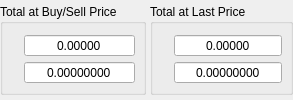
      <widget class="QWidget" name="balanceTotalWidget" native="true">
       <property name="sizePolicy">
        <sizepolicy hsizetype="Ignored" vsizetype="Preferred">
         <horstretch>0</horstretch>
         <verstretch>0</verstretch>
        </sizepolicy>
       </property>
       <layout class="QGridLayout" name="gridLayout_30">
        <property name="margin">
         <number>0</number>
        </property>
        <property name="spacing">
         <number>4</number>
        </property>
        <item row="0" column="0">
         <widget class="QGroupBox" name="totalAtBuySellGroupBox">
          <property name="sizePolicy">
           <sizepolicy hsizetype="Maximum" vsizetype="Maximum">
            <horstretch>0</horstretch>
            <verstretch>0</verstretch>
           </sizepolicy>
          </property>
          <property name="maximumSize">
           <size>
            <width>16777215</width>
            <height>16777215</height>
           </size>
          </property>
          <property name="accessibleName">
           <string>BALANCE_TOTAL_AT_BUYSELL</string>
          </property>
          <property name="accessibleDescription">
           <string/>
          </property>
          <property name="title">
           <string>Total at Buy/Sell Price</string>
          </property>
          <layout class="QGridLayout" name="gridLayout_28">
           <property name="leftMargin">
            <number>8</number>
           </property>
           <property name="topMargin">
            <number>10</number>
           </property>
           <property name="rightMargin">
            <number>8</number>
           </property>
           <property name="bottomMargin">
            <number>8</number>
           </property>
           <property name="spacing">
            <number>4</number>
           </property>
           <item row="0" column="0">
            <widget class="QLabel" name="usdLabel1_3">
             <property name="sizePolicy">
              <sizepolicy hsizetype="Maximum" vsizetype="Preferred">
               <horstretch>0</horstretch>
               <verstretch>0</verstretch>
              </sizepolicy>
             </property>
             <property name="font">
              <font>
               <pointsize>11</pointsize>
               <weight>50</weight>
               <bold>false</bold>
              </font>
             </property>
             <property name="accessibleDescription">
              <string>USD_ICON</string>
             </property>
             <property name="styleSheet">
              <string notr="true">color: darkgreen</string>
             </property>
             <property name="text">
              <string/>
             </property>
             <property name="alignment">
              <set>Qt::AlignCenter</set>
             </property>
            </widget>
           </item>
           <item row="0" column="1">
            <widget class="QDoubleSpinBox" name="ruleAmountToReceiveValue">
             <property name="sizePolicy">
              <sizepolicy hsizetype="Expanding" vsizetype="Fixed">
               <horstretch>0</horstretch>
               <verstretch>0</verstretch>
              </sizepolicy>
             </property>
             <property name="minimumSize">
              <size>
               <width>90</width>
               <height>0</height>
              </size>
             </property>
             <property name="accessibleName">
              <string>USD</string>
             </property>
             <property name="accessibleDescription">
              <string>CAN_BE_ZERO</string>
             </property>
             <property name="alignment">
              <set>Qt::AlignCenter</set>
             </property>
             <property name="readOnly">
              <bool>true</bool>
             </property>
             <property name="buttonSymbols">
              <enum>QAbstractSpinBox::NoButtons</enum>
             </property>
             <property name="prefix">
              <string/>
             </property>
             <property name="decimals">
              <number>5</number>
             </property>
             <property name="minimum">
              <double>0.000000000000000</double>
             </property>
             <property name="maximum">
              <double>999999999.000000000000000</double>
             </property>
            </widget>
           </item>
           <item row="1" column="0">
            <widget class="QLabel" name="btcLabel3_4">
             <property name="sizePolicy">
              <sizepolicy hsizetype="Maximum" vsizetype="Preferred">
               <horstretch>0</horstretch>
               <verstretch>0</verstretch>
              </sizepolicy>
             </property>
             <property name="font">
              <font>
               <pointsize>11</pointsize>
               <weight>50</weight>
               <bold>false</bold>
              </font>
             </property>
             <property name="accessibleDescription">
              <string>BTC_ICON</string>
             </property>
             <property name="styleSheet">
              <string notr="true">color: #996515</string>
             </property>
             <property name="text">
              <string/>
             </property>
             <property name="alignment">
              <set>Qt::AlignCenter</set>
             </property>
            </widget>
           </item>
           <item row="1" column="1">
            <widget class="QDoubleSpinBox" name="ruleTotalToBuyValue">
             <property name="sizePolicy">
              <sizepolicy hsizetype="Expanding" vsizetype="Fixed">
               <horstretch>0</horstretch>
               <verstretch>0</verstretch>
              </sizepolicy>
             </property>
             <property name="minimumSize">
              <size>
               <width>90</width>
               <height>0</height>
              </size>
             </property>
             <property name="accessibleName">
              <string>BTC</string>
             </property>
             <property name="accessibleDescription">
              <string>CAN_BE_ZERO</string>
             </property>
             <property name="alignment">
              <set>Qt::AlignCenter</set>
             </property>
             <property name="readOnly">
              <bool>true</bool>
             </property>
             <property name="buttonSymbols">
              <enum>QAbstractSpinBox::NoButtons</enum>
             </property>
             <property name="specialValueText">
              <string/>
             </property>
             <property name="prefix">
              <string/>
             </property>
             <property name="decimals">
              <number>8</number>
             </property>
             <property name="minimum">
              <double>0.000000000000000</double>
             </property>
             <property name="maximum">
              <double>999999999.000000000000000</double>
             </property>
             <property name="singleStep">
              <double>0.100000000000000</double>
             </property>
            </widget>
           </item>
          </layout>
         </widget>
        </item>
        <item row="0" column="1">
         <widget class="QGroupBox" name="totalAtLastGroupBox">
          <property name="sizePolicy">
           <sizepolicy hsizetype="Maximum" vsizetype="Maximum">
            <horstretch>0</horstretch>
            <verstretch>0</verstretch>
           </sizepolicy>
          </property>
          <property name="maximumSize">
           <size>
            <width>16777215</width>
            <height>16777215</height>
           </size>
          </property>
          <property name="accessibleName">
           <string>BALANCE_TOTAL_AT_LAST</string>
          </property>
          <property name="accessibleDescription">
           <string/>
          </property>
          <property name="title">
           <string>Total at Last Price</string>
          </property>
          <layout class="QGridLayout" name="gridLayout_29">
           <property name="leftMargin">
            <number>8</number>
           </property>
           <property name="topMargin">
            <number>10</number>
           </property>
           <property name="rightMargin">
            <number>8</number>
           </property>
           <property name="bottomMargin">
            <number>8</number>
           </property>
           <property name="spacing">
            <number>4</number>
           </property>
           <item row="0" column="0">
            <widget class="QLabel" name="usdLabel1_4">
             <property name="sizePolicy">
              <sizepolicy hsizetype="Maximum" vsizetype="Preferred">
               <horstretch>0</horstretch>
               <verstretch>0</verstretch>
              </sizepolicy>
             </property>
             <property name="font">
              <font>
               <pointsize>11</pointsize>
               <weight>50</weight>
               <bold>false</bold>
              </font>
             </property>
             <property name="accessibleDescription">
              <string>USD_ICON</string>
             </property>
             <property name="styleSheet">
              <string notr="true">color: darkgreen</string>
             </property>
             <property name="text">
              <string/>
             </property>
             <property name="alignment">
              <set>Qt::AlignCenter</set>
             </property>
            </widget>
           </item>
           <item row="0" column="1">
            <widget class="QDoubleSpinBox" name="ruleAmountToReceiveBSValue">
             <property name="sizePolicy">
              <sizepolicy hsizetype="Expanding" vsizetype="Fixed">
               <horstretch>0</horstretch>
               <verstretch>0</verstretch>
              </sizepolicy>
             </property>
             <property name="minimumSize">
              <size>
               <width>90</width>
               <height>0</height>
              </size>
             </property>
             <property name="accessibleName">
              <string>USD</string>
             </property>
             <property name="accessibleDescription">
              <string>CAN_BE_ZERO</string>
             </property>
             <property name="alignment">
              <set>Qt::AlignCenter</set>
             </property>
             <property name="readOnly">
              <bool>true</bool>
             </property>
             <property name="buttonSymbols">
              <enum>QAbstractSpinBox::NoButtons</enum>
             </property>
             <property name="prefix">
              <string/>
             </property>
             <property name="decimals">
              <number>5</number>
             </property>
             <property name="minimum">
              <double>0.000000000000000</double>
             </property>
             <property name="maximum">
              <double>999999999.000000000000000</double>
             </property>
            </widget>
           </item>
           <item row="1" column="0">
            <widget class="QLabel" name="btcLabel3_5">
             <property name="sizePolicy">
              <sizepolicy hsizetype="Maximum" vsizetype="Preferred">
               <horstretch>0</horstretch>
               <verstretch>0</verstretch>
              </sizepolicy>
             </property>
             <property name="font">
              <font>
               <pointsize>11</pointsize>
               <weight>50</weight>
               <bold>false</bold>
              </font>
             </property>
             <property name="accessibleDescription">
              <string>BTC_ICON</string>
             </property>
             <property name="styleSheet">
              <string notr="true">color: #996515</string>
             </property>
             <property name="text">
              <string/>
             </property>
             <property name="alignment">
              <set>Qt::AlignCenter</set>
             </property>
            </widget>
           </item>
           <item row="1" column="1">
            <widget class="QDoubleSpinBox" name="ruleTotalToBuyBSValue">
             <property name="sizePolicy">
              <sizepolicy hsizetype="Expanding" vsizetype="Fixed">
               <horstretch>0</horstretch>
               <verstretch>0</verstretch>
              </sizepolicy>
             </property>
             <property name="minimumSize">
              <size>
               <width>90</width>
               <height>0</height>
              </size>
             </property>
             <property name="accessibleName">
              <string>BTC</string>
             </property>
             <property name="accessibleDescription">
              <string>CAN_BE_ZERO</string>
             </property>
             <property name="alignment">
              <set>Qt::AlignCenter</set>
             </property>
             <property name="readOnly">
              <bool>true</bool>
             </property>
             <property name="buttonSymbols">
              <enum>QAbstractSpinBox::NoButtons</enum>
             </property>
             <property name="specialValueText">
              <string/>
             </property>
             <property name="prefix">
              <string/>
             </property>
             <property name="decimals">
              <number>8</number>
             </property>
             <property name="minimum">
              <double>0.000000000000000</double>
             </property>
             <property name="maximum">
              <double>999999999.000000000000000</double>
             </property>
             <property name="singleStep">
              <double>0.100000000000000</double>
             </property>
            </widget>
           </item>
          </layout>
         </widget>
        </item>
        <item row="0" column="2">
         <spacer name="horizontalSpacer">
          <property name="orientation">
           <enum>Qt::Horizontal</enum>
          </property>
          <property name="sizeHint" stdset="0">
           <size>
            <width>0</width>
            <height>20</height>
           </size>
          </property>
         </spacer>
        </item>
       </layout>
      </widget>
